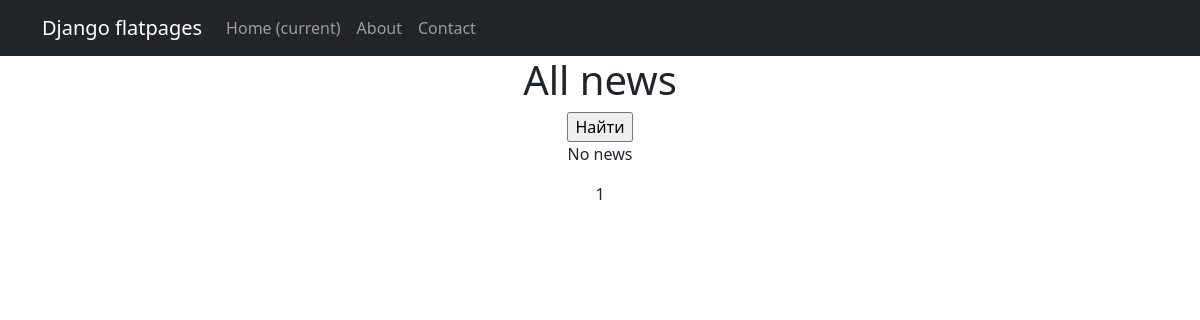
Before: / with the older database file.
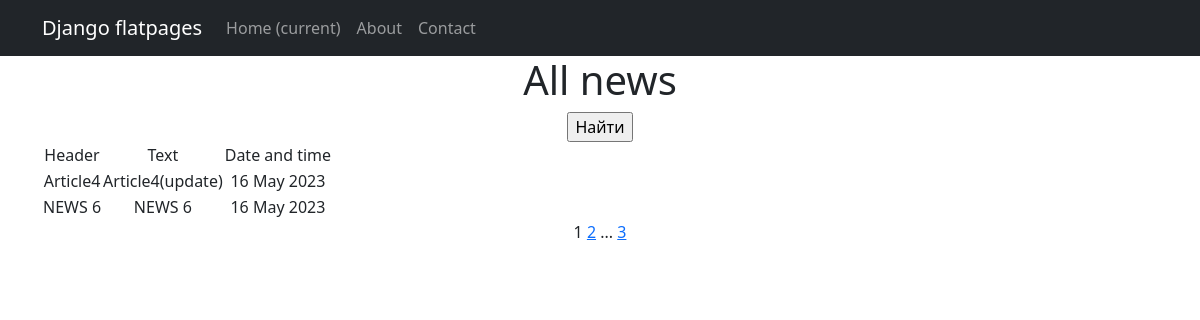
After: the same page with the newer database file.
### news/models.py (models this page shows, shortened)
class Post(models.Model):
    article_or_news = models.CharField(max_length=2, choices=CHOICES)
    date_and_time = models.DateTimeField(auto_now=True)
    header = models.CharField(max_length=255)
    text = models.TextField()
    rate_of_post = models.IntegerField(default=0)
    category = models.ManyToManyField(Category, through='PostCategory', related_name='get_posts')
    author = models.ForeignKey(Author, on_delete=models.CASCADE)

### news/views.py (the view)
# urls.py: path('', PostList.as_view(), name='post_list'),
class PostList(ListView):
    model = Post
    ordering = '-date_and_time'
    template_name = 'news.html'
    context_object_name = 'news'
    paginate_by = 2

### news/templatetags/custom_filters.py (called while the page is built)
@register.filter()
def censor(value):
   nvalue = str(value)
   nvalue = nvalue.split()
   for i in range(len(nvalue)):
      word = nvalue[i].lower()
      if word in bad_words:
         nvalue[i] = (nvalue[i][0] + '*'*(len(nvalue[i])-1))
   return ' '.join(nvalue)

### templates/news.html (shortened to what this page needs)
{% extends 'flatpages/default.html' %}
{% load custom_filters %}
{% block content %}
    <h1>All news</h1>
    <form action="" method="get">
       <input type="submit" value="Найти" />
   </form>
    {% if news %}
        <table>
            <tr>
                <td>Header</td>
                <td>Text</td>
                <td>Date and time</td>
            </tr>
            {% for new in news %}
                <tr>
                    <td>{{new.header|censor}}</td>
                    <td>{{new.text|truncatechars:20|censor}}</td>
                    <td>{{new.date_and_time|date:'d M Y'}}</td>
                </tr>
            {% endfor %}
        </table>
    {% else %}
        <p>No news</p>
    {% endif %}
   {{ page_obj.number }}
   {% if page_obj.has_next %}
       <a href="?page={{ page_obj.next_page_number }}">{{ page_obj.next_page_number }}</a>
       {% if paginator.num_pages != page_obj.next_page_number %}
           ...
           <a href="?page={{ page_obj.paginator.num_pages }}">{{ page_obj.paginator.num_pages }}</a>
       {% endif %}
   {% endif %}
{% endblock content %}

### templates/flatpages/default.html (shortened to what this page needs)
<!DOCTYPE html>
<html lang="en">
    <head>
        {% load static %}
        <link href="{% static 'css/styles.css' %}" rel="stylesheet" />
    </head>
    <body>
        <nav class="navbar navbar-expand-lg navbar-dark bg-dark static-top">
           <div class="container">
               <a class="navbar-brand" href="#">Django flatpages</a>
               <div class="collapse navbar-collapse" id="navbarResponsive">
                   <ul class="navbar-nav ml-auto">
                       <li class="nav-item active">
                           <a class="nav-link" href="#">Home
                               <span class="sr-only">(current)</span>
                           </a>
                       </li>
                       <li class="nav-item">
                           <a class="nav-link" href="/about/">About</a>
                       </li>
                       <li class="nav-item">
                           <a class="nav-link" href="/contacts/">Contact</a>
                       </li>
                   </ul>
               </div>
           </div>
        </nav>
        <div class="container">
           <div class="row">
               <div class="col-lg-12 text-center">
                   {% block content %}{% endblock content %}
               </div>
           </div>
        </div>
    </body>
</html>

Changed rows visible on the page:
added Post: header|censor "Article4", text|censor "Article4(update)", date_and_time "16 May 2023"
added Post: header|censor "NEWS 6", text|censor "NEWS 6", date_and_time "16 May 2023"
Other visible differences:
{{ page_obj.next_page_number }}: (not shown) → "2"
{{ page_obj.paginator.num_pages }}: (not shown) → "3"
text no longer shown: "No news"
text now shown: "Header Text Date and time ..."
